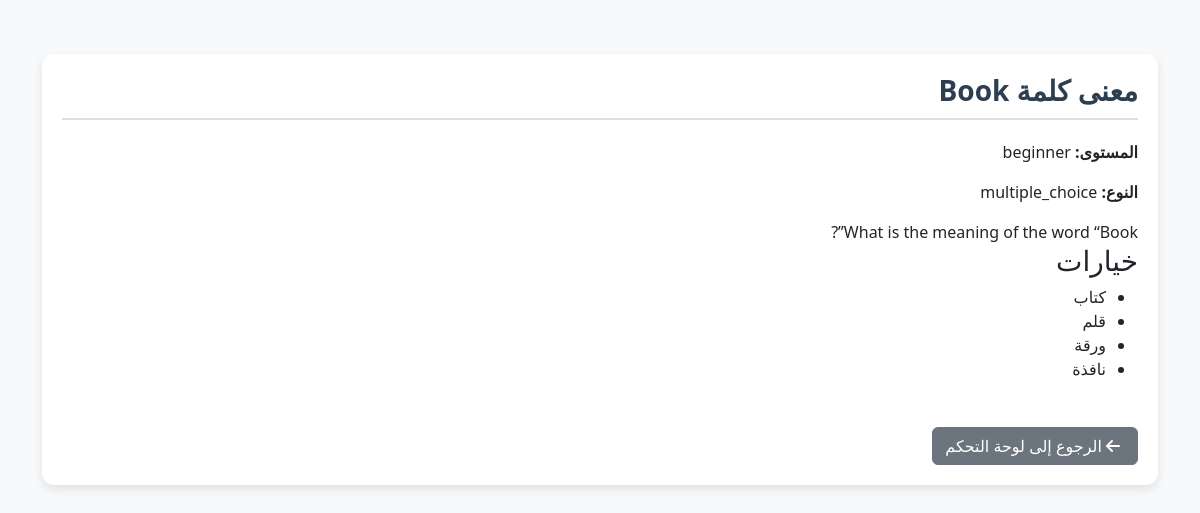
The app's page /view_interactive_lesson.php?id=1 with its own data.
### tables this page shows
CREATE TABLE `interactive_lessons` (
  `id` int(11) NOT NULL,
  `title` varchar(255) DEFAULT NULL,
  `level` enum('beginner','intermediate','advanced') NOT NULL,
  `type` enum('multiple_choice','matching','translation','flashcard') NOT NULL,
  `content` text DEFAULT NULL,
  `choices` text DEFAULT NULL,
  `correct_answer` text DEFAULT NULL,
  `created_at` timestamp NOT NULL DEFAULT current_timestamp()
);

### view_interactive_lesson.php (the view, shortened to what this page needs)
<?php
$conn = new mysqli("localhost", "root", "", "learning_platform");
$lesson_id = isset($_GET['id']) ? intval($_GET['id']) : 0;
$result = $conn->query("SELECT * FROM interactive_lessons WHERE id = $lesson_id");
$interactive_lesson = $result->fetch_assoc();
?>
<!DOCTYPE html>
<html lang="ar" dir="rtl">
<head>
    <link href="https://cdn.jsdelivr.net/npm/bootstrap@5.3.0/dist/css/bootstrap.rtl.min.css" rel="stylesheet">
    <link rel="stylesheet" href="https://cdnjs.cloudflare.com/ajax/libs/font-awesome/6.0.0/css/all.min.css" />
</head>
<body class="bg-light">
    <div class="container py-4">
        <div class="lesson-container">
            <h2 class="lesson-title"><?= htmlspecialchars($interactive_lesson['title']) ?></h2>
            <p><strong>المستوى:</strong> <?= htmlspecialchars($interactive_lesson['level']) ?></p>
            <p><strong>النوع:</strong> <?= htmlspecialchars($interactive_lesson['type']) ?></p>
            <div class="lesson-content">
                <?php
                echo htmlspecialchars_decode($interactive_lesson['content']);
                ?>
            </div>
            <?php if (!empty($interactive_lesson['choices'])): ?>
                <div class="interactive-section">
                    <h3>خيارات</h3>
                    <ul class="quiz-options">
                        <?php
                        $choices = json_decode($interactive_lesson['choices'], true);
                        if (is_array($choices)) {
                            foreach ($choices as $key => $choice) {
                                echo '<li data-option="' . $key . '">' . htmlspecialchars($choice) . '</li>';
                            }
                        }
                        ?>
                    </ul>
                </div>
            <?php endif; ?>
            <a href="student_dashboard.php" class="btn btn-secondary back-button">
                <i class="fas fa-arrow-left"></i>
                الرجوع إلى لوحة التحكم
            </a>
        </div>
    </div>
</body>
</html>

### view_interactive_lesson.php (style rules this page uses)
.lesson-container { background-color: #fff; border-radius: 12px; padding: 20px; box-shadow: 0 4px 10px rgba(0,0,0,0.1); margin-top: 30px; }
.lesson-title { font-size: 28px; font-weight: bold; margin-bottom: 20px; color: #2c3e50; border-bottom: 2px solid #e0e0e0; padding-bottom: 10px; }
.back-button { margin-top: 30px; }
.back-button i { margin-right: 5px; }

### records on screen
interactive_lessons: title "معنى كلمة Book", level "beginner", type "multiple_choice", content "What is the meaning of the word “Book”?", choices "كتاب", choices "قلم", choices "ورقة", choices "نافذة"
